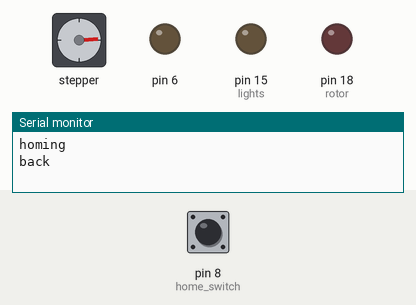
Simulated run of this sketch. Board: Arduino Uno, built with avr-gcc and run on an emulated ATmega328P. Shown: stepper motor, output pins drawn as LEDs (lit = HIGH), the last lines printed to the serial monitor. The inputs (shaded band) are chosen by the test bench; at power-on: pin 8 (home_switch) HIGH. Random numbers use the default seed unless the sketch sets one; stepper angles assume 200 steps per turn.

Above: at 0.8 s.
0.9 s: pin 8 (home_switch) pulled LOW for 0.15 s
At 1.2 s:
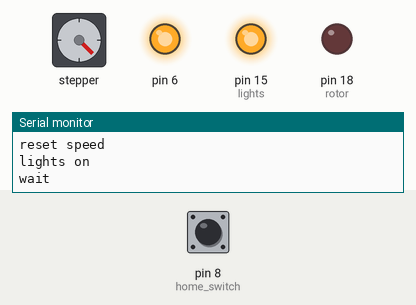
At 23.5 s:
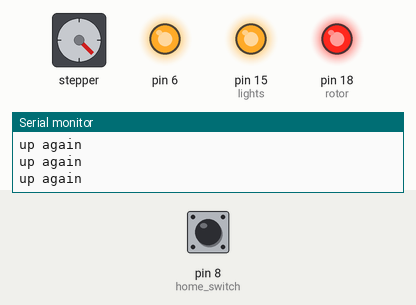
Timing chart, 0 to 30.1 s (numbered marks = the images above; inputs shaded):
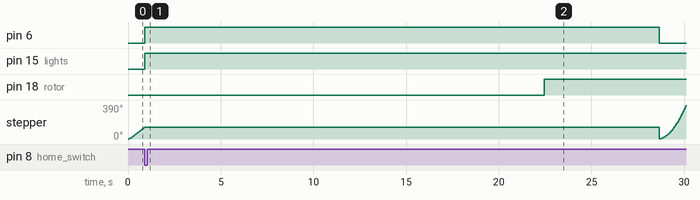

Measured:
- after the input at 0.9 s, pin 6, pin 15 (lights): LOW → HIGH at once

The sketch:

NiagaraHeliPPinstallNov26.ino
```cpp
#include <AccelStepper.h>


int rotorSpeed = 0;
int lights = 15;
int rotor = 18;


//adjust flight variables
int hovertime1 = 2000;  //Time hovering before guy runs out
int hovertime2 = 2000;  //Time hovering before landing
int clearance = 5000;   //Time to spool rotor and wait for clearance to take off
int startup = 10000;    //Time to start lights and spool motor
int shutDown = 15000;   //Time for light shutdown and rotor spooldown
int height = 12750;     //Hover height (for leadscrew on NEMA17)
int angle2;
int waittime2;

#define home_switch 8  // Pin 8 connected to Home Switch (IR slot sensor)
//#define home_second xx // Pin 7 connected to home switch for runForrest

AccelStepper altitude(1, 0, 1);  //Setup easydriver 1  9 step 8 dir

long initial_homing = -1;  // Used to Home Stepper at startup

void setup() {  ///////////////////////////////////////////////////////////////////////////////////////////////////////////////////////////////

  pinMode(lights, OUTPUT);
  pinMode(rotor, OUTPUT);
  pinMode(6, OUTPUT);
  digitalWrite(6, LOW);
  altitude.setMaxSpeed(150);      //Set homing speed for altitude
  altitude.setAcceleration(150);  //Set homing acceleration for altitude

  pinMode(home_switch, INPUT_PULLUP);
  Serial.begin(9600);
  Serial.println("homing");
  digitalWrite(11, HIGH);              // Enable altitude motor
  while (!digitalRead(home_switch)) {  // Make the Stepper move CCW until the switch is activated
    altitude.moveTo(initial_homing);   // Set the position to move to
    initial_homing--;                  // Decrease by 1 for next move if needed
    altitude.run();                    // Start moving the stepper
    delay(5);
  }
  Serial.println("back");
  initial_homing = 1;
  while (digitalRead(home_switch)) {  // Make the Stepper move back until the switch is released
    altitude.moveTo(initial_homing);  // steps
    initial_homing++;                 // Increase by 1 for next move if needed
    altitude.run();
    delay(5);
  }
  altitude.setCurrentPosition(0);
  Serial.println("homing complete");
  Serial.println("reset speed");
  altitude.setMaxSpeed(1800);
  altitude.setAcceleration(200);
  digitalWrite(6, HIGH);
}

void loop() {  /////////////////////////////////////////////////////////////////////////////////////////////////////////////////////////////////

  Serial.println("lights on");
  digitalWrite(lights, HIGH);  //turn on light sequence (self contained)
  Serial.println("wait");
  delay(startup);  //delay for light sequence and motor spool audio (add audio trigger later)

  Serial.println("motor spool");
  for (int rotorSpeed = 7; rotorSpeed <= 20; rotorSpeed += 1) {  //motor spool
    analogWrite(rotor, rotorSpeed);
    delay(700);
    Serial.println("up");
  }
  for (int rotorSpeed1 = 20; rotorSpeed1 <= 200; rotorSpeed1 += 5) {  //motor spool
    analogWrite(rotor, rotorSpeed1);
    delay(80);
    Serial.println("up again");
  }
  Serial.println("clearance");
  delay(clearance);  //waiting for clearance

  digitalWrite(6, LOW);   //enable the stepper
  Serial.println("takeoff");
  altitude.move(height);  //takeoff
  while (altitude.distanceToGo() != 0) { altitude.run(); }
 // digitalWrite(6, HIGH);
  Serial.println("hover");
  for (int i = 0; i < 20; i++) {  // oscillate in place for a short while
    altitude.setMaxSpeed(300);    //set oscillatin speed
    altitude.setAcceleration(80);
    angle2 = random(height - 300, height + 300);  //oscillation variance
    altitude.moveTo(angle2);
    Serial.println(angle2);
    Serial.println("  new spot");
    while (altitude.distanceToGo() != 0) {
      altitude.run();
    }
    waittime2 = random(0, 2000);
    delay(waittime2);
  }

  //digitalWrite(6, LOW);
  Serial.println("descent");
  altitude.moveTo(1);  // descent
  while (altitude.distanceToGo() != 0) { altitude.run(); }
  delay(2000);
  digitalWrite(6, HIGH);

  Serial.println("power down");
  for (int rotorSpeed = 180; rotorSpeed >= 0; rotorSpeed -= 1) {  //motor spool down
    analogWrite(rotor, rotorSpeed);
    delay(30);
    Serial.println("down");
  }
  delay(shutDown);

  Serial.println("lights off");
  digitalWrite(lights, LOW);  //lights off sequence
  delay(5000);

  Serial.println("done");
  delay(60000);
}
```
